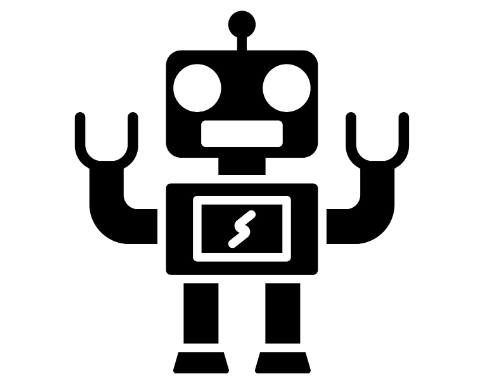
#> input picture main/data/robot.png, 496 x 390 px, found by its file name
$ jupyter execute --allow-errors attempt-1.ipynb
#> lines starting #> are read from the running program, lines starting #| are printed output that depends on the picture
[cell 1]
from PIL import Image
import numpy as np
import matplotlib.pyplot as plt
from scipy.sparse import dok_matrix
import time

[cell 2]
def preprocess_image(image_path):
    # Load the image in grayscale
#> called with image_path = 'robot.png'
    img = Image.open(image_path).convert("L")

    # Normalize the image to [0, 1] and invert so that 1 is dark and 0 is bright
    img = 1 - np.array(img) / 255.0
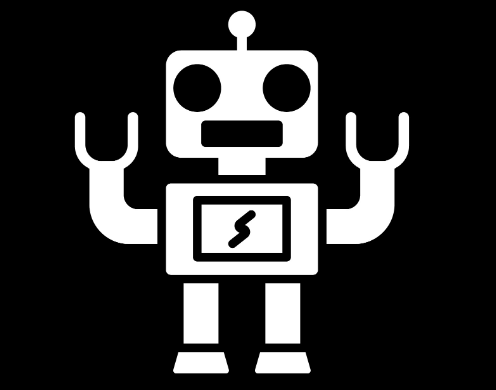
#> img: shape (390, 496) float64; min 0, max 1, mean 0.202

    # Determine the center and radius
    height, width = img.shape
#> height = 390; width = 496
    center = (int(width / 2), int(height / 2))
#> center = (248, 195)
    radius = min(center[0], center[1]) - 5  # Subtract 5 from the radius
#> radius = 190

    # Create the circular mask
    y, x = np.ogrid[-center[1]:height-center[1], -center[0]:width-center[0]]
#> y = 390 values from -195 to 194
    mask = x*x + y*y <= radius*radius

    # Apply the mask
    img = np.multiply(img, mask)

    # Crop the image
    img = img[center[1]-radius:center[1]+radius, center[0]-radius:center[0]+radius]
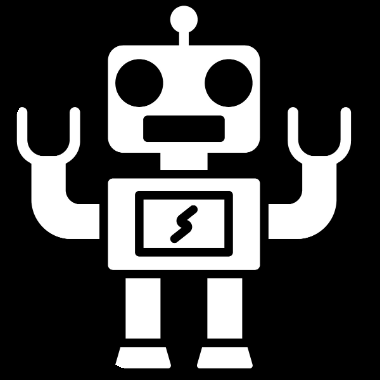
#> img: shape (380, 380) float64; min 0, max 1, mean 0.27

    # The center is now at the middle of the cropped image
    new_center = (radius, radius)
#> new_center = (190, 190)
#> `img, center, radius = preprocess_image("robot.png")`: radius = 190

    return img, new_center, radius

[cell 3]
def create_anchors(center, radius, num_anchors):
    # Calculate the coordinates of the anchor points
#> called with center = (190, 190), radius = 190, num_anchors = 100
    angles = np.linspace(0, 2*np.pi, num_anchors, endpoint=False)
    anchor_x = np.round(center[0] + radius * np.cos(angles)).astype(int)
#> anchor_x = 100 values, max 380 at index 0, min 0 at index 49, mean 190
    anchor_y = np.round(center[1] + radius * np.sin(angles)).astype(int)
#> anchor_y = 100 values, max 380 at index 24, min 0 at index 74, mean 190
    anchors = np.vstack((anchor_x, anchor_y)).T
#> anchors = 100 pairs, first value 0 to 380, second value 0 to 380

    return anchors

[cell 4]
# Preprocess image
img, center, radius = preprocess_image("robot.png")

# Create anchors
n_anchors = 100
anchors = create_anchors(center, radius, n_anchors)

plt.figure(figsize=(8, 8))
plt.imshow(img, cmap='gray_r')
plt.scatter(anchors[:, 0], anchors[:, 1], color='red')
plt.axis('off')
plt.show()
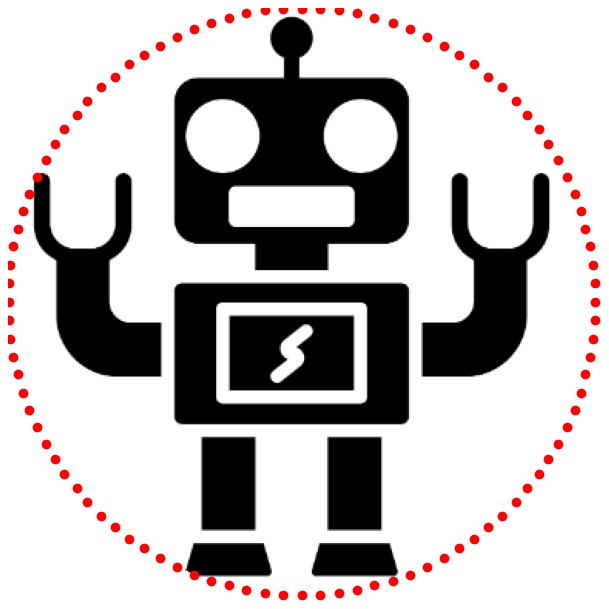
#> figure drawn by matplotlib, 1 panel

[cell 5]
# [28 lines left out: function bresenham_line, not called in this run]

[cell 6]
def get_neighbors(x, y):
    """Get the four adjacent neighbors of a pixel."""
    return [(x-1, y), (x+1, y), (x, y-1), (x, y+1)]

[cell 7]
def is_in_bounds(x, y, width, height):
    """Check if a pixel is within the image boundaries."""
    return 0 <= x < width and 0 <= y < height

[cell 8]
def is_in_circle(x, y, center, radius):
    """Check if a pixel is within the circle."""
    return (x - center[0]) ** 2 + (y - center[1]) ** 2 <= radius ** 2

[cell 9]
# [10 lines left out: function calculate_darkness, not called in this run]

[cell 10]
# [37 lines left out: function draw_line, not called in this run]

[cell 11]
# Get two anchors
anchor1, anchor2 = anchors[0], anchors[30]
#> anchor1 = [380, 190]; anchor2 = [131, 371]

# Get the image dimensions
height, width = img.shape
#> height = 380; width = 380

# Get the line pixels
#> (the rest of this cell did not finish here and is left out)

[cell 12]
"""# Get two anchors
anchor1, anchor2 = anchors[0], anchors[30]

# Get the image dimensions
height, width = img.shape

# Get the line pixels
pixel_dict = draw_line(anchor1, anchor2, width, height)
pixel_dict"""

[cell 13]
# Create a white circular canvas
canvas_size = 50
canvas = np.ones((canvas_size, canvas_size))
canvas_center = (canvas_size // 2, canvas_size // 2)
canvas_radius = canvas_size // 2
canvas_mask = np.zeros((canvas_size, canvas_size), dtype=np.uint8)
#> (the rest of this cell did not finish here and is left out)

[cell 14]
# Initialize the dictionary
anchor_lines = {}

# Get the first anchor
anchor1 = tuple(anchors[0])
#> anchor1 = (380, 190)

# Start the timer
start = time.time()

# Iterate over the rest of the anchors
#> (the rest of this cell did not finish here and is left out)

[cell 15]
def generate_all_lines(anchors, center, radius):
#> called with anchors = array of shape (100, 2), center = (190, 190), radius = 190
    num_anchors = len(anchors)
#> num_anchors = 100
    all_lines = {}

    # Iterate over all unique pairs of anchors
    for i in range(num_anchors):
        for j in range(i+1, num_anchors):
            anchor1 = tuple(anchors[i])
            anchor2 = tuple(anchors[j])
            all_lines[(anchor1, anchor2)] = draw_line(anchor1, anchor2, center, radius)
#> after the loop, all_lines = 0 items

    return all_lines

[cell 16]
# Start the timer
start = time.time()

# Generate all lines
#> (the rest of this cell did not finish here and is left out)

[cell 17]
def difference_value(pixel1, pixel2):
    """Calculate the absolute difference between two pixel values."""
    return abs(pixel1 - pixel2)

[cell 18]
def create_difference_dict(image, center, radius):
#> called with center = (190, 190), radius = 190
    height, width = image.shape
#> height = 380; width = 380
    string_art_dict = {}

    for y in range(height):
        for x in range(width):
            if (x - center[0]) ** 2 + (y - center[1]) ** 2 <= radius ** 2:
                # The canvas pixel value is 0 (white)
                string_art_dict[(x, y)] = difference_value(0, image[y, x])
#> after the loop, string_art_dict = 113367 items

    return string_art_dict

[cell 19]
def create_string_art_dict(image, center, radius):
#> called with center = (190, 190), radius = 190
    height, width = image.shape
#> height = 380
    string_art_dict = {}

    for y in range(height):
        for x in range(width):
            if (x - center[0]) ** 2 + (y - center[1]) ** 2 <= radius ** 2:
                # The canvas pixel value is 0 (white)
                string_art_dict[(x, y)] = 0

    return string_art_dict

[cell 20]
# Create the string art dictionary
difference_dict = create_difference_dict(img, center, radius)
string_art_dict = create_string_art_dict(img, center, radius)
#> string_art_dict = 113367 items

[cell 21]
# [7 lines left out: function find_line_loss, not called in this run]

[cell 22]
def find_best_line(anchor):
    best_loss = np.inf
    best_line = None
    for end_anchor in anchors:
        if not np.array_equal(anchor, end_anchor):
            # Construct the two possible keys
            key1 = ((anchor[0], anchor[1]), (end_anchor[0], end_anchor[1]))
            key2 = ((end_anchor[0], end_anchor[1]), (anchor[0], anchor[1]))
            key: tuple

            # Return the key if it exists in all_lines
            if key1 in all_lines:
                key = key1
            elif key2 in all_lines:
                key = key2

            loss = find_line_loss(all_lines[key])
            if(loss < best_loss):
                best_loss = loss
                best_line = key
                #print(best_loss)
                #print(best_line)
    #Copy new string to image
    for pixel, value in all_lines[best_line].items():
        new_value = min(1, string_art_dict[pixel] + value)
        string_art_dict[pixel] = new_value
        difference_dict[pixel] = difference_value(img[pixel[1], pixel[0]], new_value)

    if(anchor[0] == best_line[0][0]):
        return best_line[1]
    else:
        return best_line[0]

[cell 23]
#test = find_best_line(anchors[34])
#print(test)

[cell 24]
def create_string_art(iterations: int, starting_anchor):
#> called with iterations = 10, starting_anchor = array of shape (2,)
    current_anchor = starting_anchor
#> current_anchor = [380, 190]
    while iterations > 0:
        iterations -= 1
        current_anchor = find_best_line(current_anchor)
#> after the loop, iterations = 9

#> (a cell that did not finish here is left out)

[cell 26]
# Create a blank white canvas
canvas = np.ones((height, width))

# Draw the circle using the string_art_dict
for (x, y), value in difference_dict.items():
    canvas[y, x] = 1 - value  # subtract from 1 because 1 is white and 0 is black
#> this loop made 113367 passes
#> (x, y) on passes 1 to 3: (190, 0), (171, 1), (172, 1)
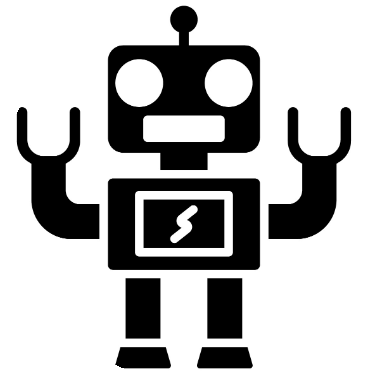
#> canvas: shape (380, 380) float64; min 0, max 1, mean 0.73
#> (the rest of this cell did not finish here and is left out)

[cell 27]
# Create a blank white canvas
canvas = np.ones((height, width))

# Draw the circle using the string_art_dict
for (x, y), value in string_art_dict.items():
    canvas[y, x] = 1 - value  # subtract from 1 because 1 is white and 0 is black
#> canvas: shape (380, 380) float64; every value is 1

# Show the canvas
plt.figure(figsize=(20, 20))
plt.imshow(canvas, cmap='gray', vmin=0, vmax=1)
plt.scatter(370, 218, color='red')  # Specify color for the scatter points
plt.axis('off')
plt.show()
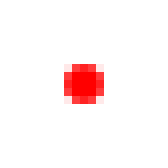
#> figure drawn by matplotlib, 1 panel
